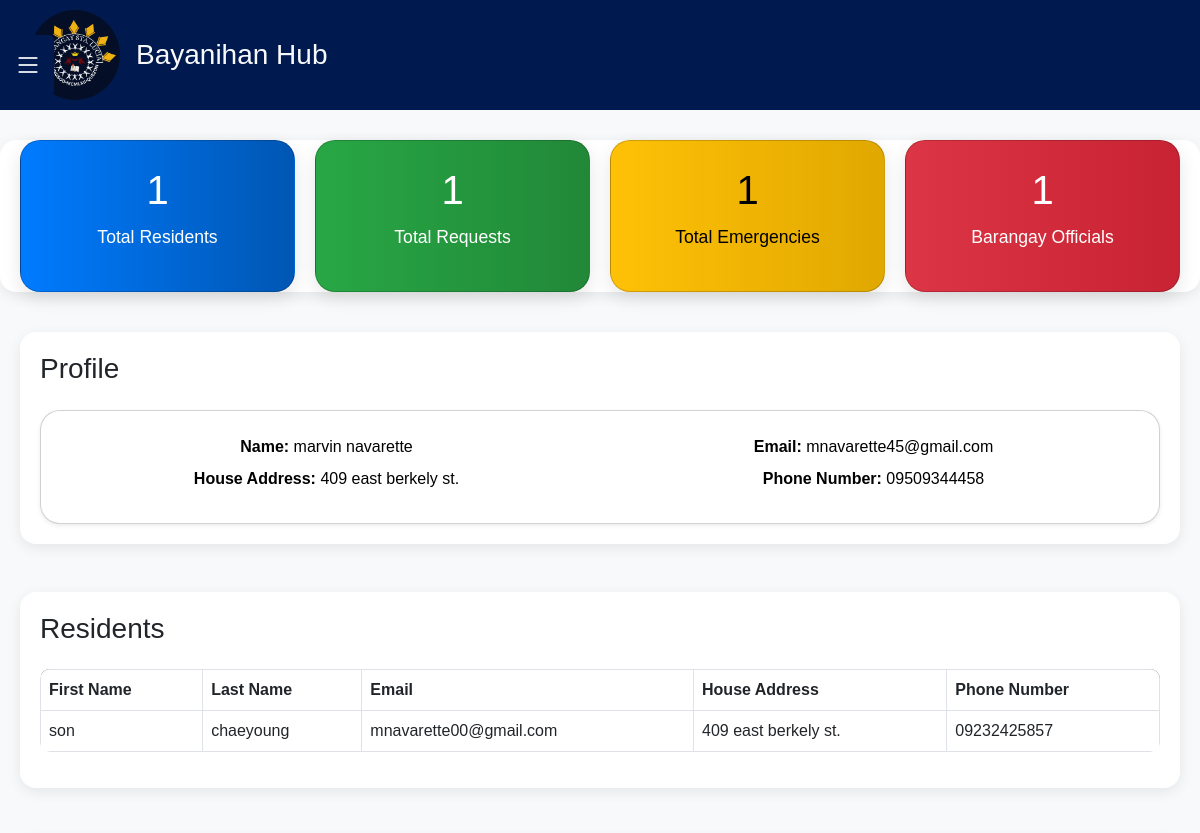
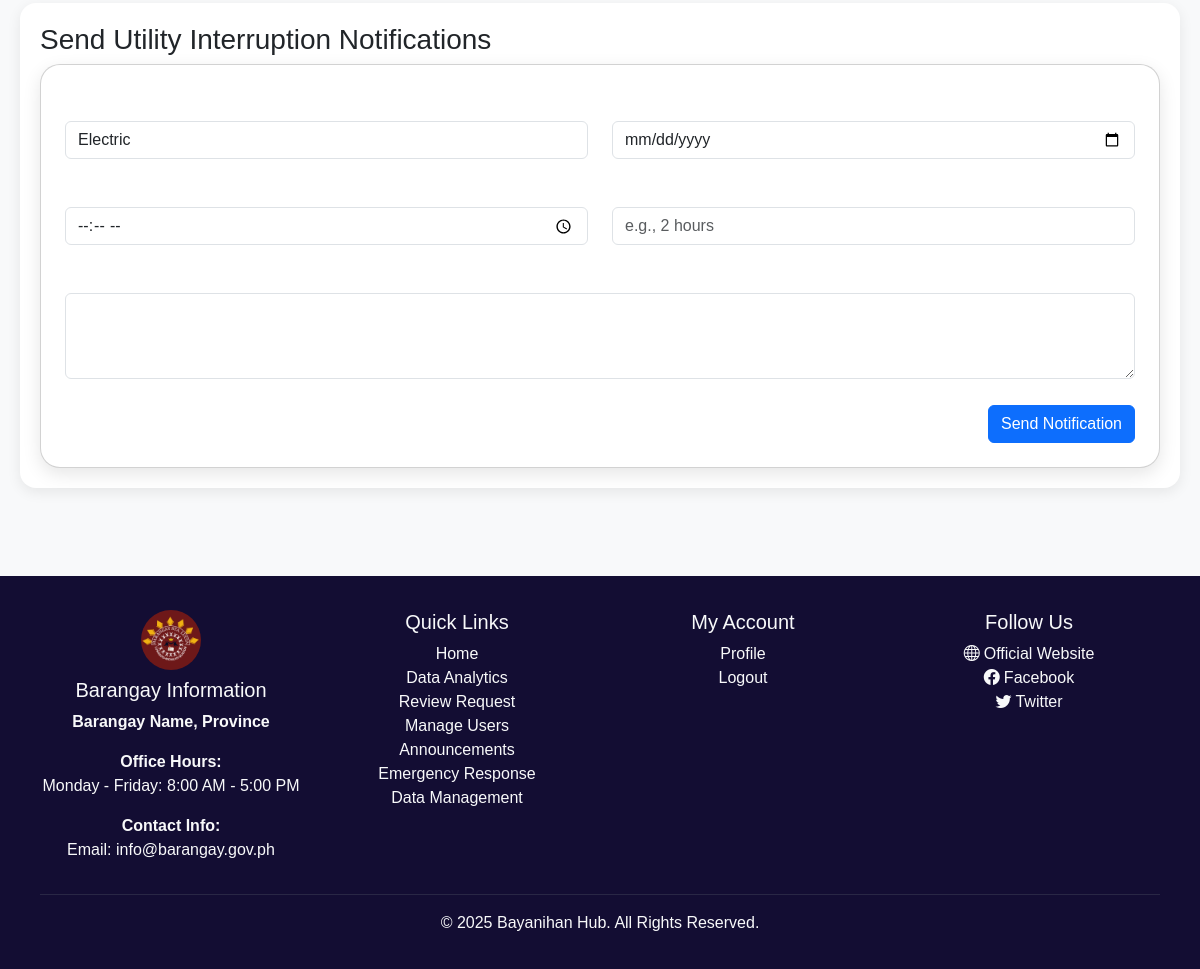
The app's page /frontEnd/frontEnd/frontEnd/baranggay/admin_dashboard.php (signed in) with its own data (2 pictures, top to bottom).
### tables this page shows
CREATE TABLE `users` (
  `user_id` int NOT NULL AUTO_INCREMENT,
  `role` enum('ADMIN','RESIDENT') DEFAULT NULL,
  `first_name` varchar(100) DEFAULT NULL,
  `middle_name` varchar(100) DEFAULT NULL,
  `last_name` varchar(100) DEFAULT NULL,
  `name_extension` varchar(10) DEFAULT NULL,
  `birthdate` date DEFAULT NULL,
  `civil_status` enum('Single','Married','Widowed','Separated','Divorced') NOT NULL,
  `gender` enum('Male','Female','LGBTQIA+') NOT NULL,
  `email` varchar(100) DEFAULT NULL,
  `phone_number` varchar(15) DEFAULT NULL,
  `occupation` varchar(100) DEFAULT NULL,
  `barangay` varchar(100) DEFAULT NULL,
  `profile_photo` varchar(255) DEFAULT 'default.jpg',
  `password` varchar(255) DEFAULT NULL,
  `created_at` timestamp NULL DEFAULT CURRENT_TIMESTAMP,
  `updated_at` timestamp NULL DEFAULT CURRENT_TIMESTAMP,
  `username` varchar(100) DEFAULT NULL,
  `residence_since` varchar(255) DEFAULT NULL,
  `house_address` varchar(255) DEFAULT NULL,
  `profile_image` varchar(255) DEFAULT NULL,
  `reset_token_hash` varchar(64) DEFAULT NULL,
  `reset_token_expires_at` datetime DEFAULT NULL,
  `show_verification` tinyint(1) DEFAULT '0',
  `verify_email` tinyint(1) DEFAULT '0',
  `verification_code` varchar(6) DEFAULT NULL,
  `is_verified` tinyint(1) DEFAULT NULL,
  PRIMARY KEY (`user_id`),
  UNIQUE KEY `phone_number` (`phone_number`),
  UNIQUE KEY `email` (`email`),
  UNIQUE KEY `reset_token_hash` (`reset_token_hash`)
);

### frontEnd/frontEnd/frontEnd/baranggay/admin_dashboard.php (the view, shortened to what this page needs)
<?php
include '../../db_connection.php';
$user_id = $_SESSION['user_id'] ?? null;
$user = null;
if ($user_id) {
    $query = "SELECT first_name, last_name, email, house_address, phone_number FROM users WHERE user_id = ?";
    $stmt = $con->prepare($query);
    $stmt->bind_param("i", $user_id);
    $stmt->execute();
    $result = $stmt->get_result();
    $user = $result->fetch_assoc();
}
$totalResidents = 0;
$totalRequests = 0;
$totalEmergencies = 0;
$totalOfficials = 0;
$residentQuery = "SELECT COUNT(*) AS total FROM users WHERE role = 'resident'";
$residentResult = $con->query($residentQuery);
if ($residentResult) {
    $totalResidents = $residentResult->fetch_assoc()['total'];
}
$requestQuery = "SELECT COUNT(*) AS total FROM requests";
$requestResult = $con->query($requestQuery);
if ($requestResult) {
    $totalRequests = $requestResult->fetch_assoc()['total'];
}
$emergencyQuery = "SELECT COUNT(*) AS total FROM emergency_reports";
$emergencyResult = $con->query($emergencyQuery);
if ($emergencyResult) {
    $totalEmergencies = $emergencyResult->fetch_assoc()['total'];
}
$officialsQuery = "SELECT COUNT(*) AS total FROM users WHERE role = 'admin'";
$officialsResult = $con->query($officialsQuery);
if ($officialsResult) {
    $totalOfficials = $officialsResult->fetch_assoc()['total'];
}
$residentsQuery = "SELECT first_name, last_name, email, house_address, phone_number FROM users WHERE role = 'resident'";
$residentsResult = $con->query($residentsQuery);
$residents = $residentsResult->fetch_all(MYSQLI_ASSOC);
?>
<!DOCTYPE html>
<html lang="en">
  <head>
    <link
      href="https://cdn.jsdelivr.net/npm/bootstrap@5.3.0/dist/css/bootstrap.min.css"
      rel="stylesheet"
    />
    <link
      rel="stylesheet"
      href="https://cdn.jsdelivr.net/npm/bootstrap-icons/font/bootstrap-icons.css"
    />
    <link rel="stylesheet" href="style.d.css" />
    <link rel="stylesheet" href="../public/css/home.css" />
  </head>
  <body>
<button class="toggle-btn" id="toggleBtn" onclick="toggleSidebar()"><i class="bi bi-list"></i></button>
<div class="text-light" style="background-color: #001a4f">
  <div class="container brand-header">
    <img src="../media/logo2.png" alt="Bayanihan Hub Logo" width="90" height="90" style="border-radius: 50%;" />
    <h3 class="mx-3 mt-2">Bayanihan Hub</h3>
  </div>
</div>
    <main>
      <section class="cards">
        <div class="card blue" onclick="showInfo('residents')">
        <h2 class="counter" id="totalResidents"><?php echo $totalResidents; ?></h2>
          <p>Total Residents</p>
        </div>
        <div class="card green" onclick="showInfo('requests')">
          <h2 id="totalRequests"><?php echo $totalRequests; ?></h2>
          <p>Total Requests</p>
        </div>
        <div class="card yellow" onclick="showInfo('emergencies')">
          <h2 id="totalEmergencies"><?php echo $totalEmergencies; ?></h2>
          <p>Total Emergencies</p>
        </div>
        <div class="card red" onclick="showInfo('officials')">
          <h2 id="totalOfficials"><?php echo $totalOfficials; ?></h2>
          <p>Barangay Officials</p>
        </div>
      </section>
      <section>
  <h3 class="mb-4">Profile</h3>
  <div class="card p-4 shadow-sm text-black">
    <div class="row">
      <div class="col-md-6 mb-2">
        <strong>Name:</strong> <?php echo htmlspecialchars($user['first_name'] . ' ' . $user['last_name']); ?>
      </div>
      <div class="col-md-6 mb-2">
        <strong>Email:</strong> <?php echo htmlspecialchars($user['email']); ?>
      </div>
      <div class="col-md-6 mb-2">
        <strong>House Address:</strong> <?php echo htmlspecialchars($user['house_address']); ?>
      </div>
      <div class="col-md-6 mb-2">
        <strong>Phone Number:</strong> <?php echo htmlspecialchars($user['phone_number']); ?>
      </div>
    </div>
  </div>
</section>
      <section class="mt-5">
        <h3>Residents</h3>
        <div class="residents-table-container">
          <table class="table table-bordered">
            <thead>
              <tr>
                <th>First Name</th>
                <th>Last Name</th>
                <th>Email</th>
                <th>House Address</th>
                <th>Phone Number</th>
              </tr>
            </thead>
            <tbody>
              <?php foreach ($residents as $resident): ?>
                <tr>
                  <td><?php echo htmlspecialchars($resident['first_name']); ?></td>
                  <td><?php echo htmlspecialchars($resident['last_name']); ?></td>
                  <td><?php echo htmlspecialchars($resident['email']); ?></td>
                  <td><?php echo htmlspecialchars($resident['house_address']); ?></td>
                  <td><?php echo htmlspecialchars($resident['phone_number']); ?></td>
                </tr>
              <?php endforeach; ?>
            </tbody>
          </table>
        </div>
      </section>
      <section class="mt-5">
        <h3>Send Utility Interruption Notifications</h3>
        <div class="card p-4">
          <form id="notificationForm" method="POST" action="send_notification.php">
            <div class="row mb-3">
              <div class="col-md-6">
                <label class="form-label">Type of Interruption *</label>
                <select class="form-control" name="type" required>
                  <option value="electric">Electric</option>
                </select>
              </div>
              <div class="col-md-6">
                <label class="form-label">Date *</label>
                <input type="date" class="form-control" name="date" required>
              </div>
            </div>
            <div class="row mb-3">
              <div class="col-md-6">
                <label class="form-label">Time *</label>
                <input type="time" class="form-control" name="time" required>
              </div>
              <div class="col-md-6">
                <label class="form-label">Duration *</label>
                <input type="text" class="form-control" name="duration" placeholder="e.g., 2 hours" required>
              </div>
            </div>
            <div class="row mb-3">
              <div class="col-md-12">
                <label class="form-label">Reason *</label>
                <textarea class="form-control" name="reason" rows="3" required></textarea>
              </div>
            </div>
            <div class="text-end">
              <button type="submit" class="btn btn-primary">Send Notification</button>
            </div>
          </form>
        </div>
      </section>
    </main>
    <footer class=" text-light py-4 mt-5">
  <div class="container">
    <div class="row">
      <div class="col-md-3">
        <img src="../media/logo.png" alt="Logo" width="60" height="60" class="mb-2 rounded-circle">
        <h5>Barangay Information</h5>
        <p><strong>Barangay Name, Province</strong></p>
        <p><strong>Office Hours:</strong><br>Monday - Friday: 8:00 AM - 5:00 PM</p>
        <p><strong>Contact Info:</strong><br>Email: info@barangay.gov.ph</p>
      </div>
      <div class="col-md-3">
        <h5>Quick Links</h5>
        <ul class="list-unstyled">
          <li><a href="admin_dashboard.php" class="text-light text-decoration-none">Home</a></li>
          <li><a href="data-analytics.php" class="text-light text-decoration-none">Data Analytics</a></li>
          <li><a href="reviewRequest.php" class="text-light text-decoration-none">Review Request</a></li>
          <li><a href="manageUsers.php" class="text-light text-decoration-none">Manage Users</a></li>
          <li><a href="announceManage.php" class="text-light text-decoration-none">Announcements</a></li>
          <li><a href="emergencyResponse.php" class="text-light text-decoration-none">Emergency Response</a></li>
          <li><a href="dbManage.php" class="text-light text-decoration-none">Data Management</a></li>
        </ul>
      </div>
      <div class="col-md-3">
        <h5>My Account</h5>
        <ul class="list-unstyled">
          <li><a href="accountInfo.php" class="text-light text-decoration-none">Profile</a></li>
          <li><a href="../login/signin.php" class="text-light text-decoration-none">Logout</a></li>
        </ul>
      </div>
      <div class="col-md-3">
        <h5>Follow Us</h5>
        <ul class="list-unstyled">
          <li><a href="#" class="text-light text-decoration-none"><i class="bi bi-globe me-1"></i>Official Website</a></li>
          <li><a href="#" class="text-light text-decoration-none"><i class="bi bi-facebook me-1"></i>Facebook</a></li>
          <li><a href="#" class="text-light text-decoration-none"><i class="bi bi-twitter me-1"></i>Twitter</a></li>
        </ul>
      </div>
    </div>
    <hr class="border-secondary my-3" />
    <p class="text-center mb-0">&copy; <?php echo date("Y"); ?> Bayanihan Hub. All Rights Reserved.</p>
  </div>
</footer>
  </body>
</html>

### frontEnd/frontEnd/frontEnd/baranggay/style.d.css (style rules this page uses)
body { margin: 0; font-family: Arial, sans-serif; background: #f4f4f4; }
.cards { display: flex; gap: 15px; margin: 20px 0; }
.card { flex: 1; padding: 20px; border-radius: 10px; color: white; box-shadow: 0 2px 5px rgba(0,0,0,0.1); cursor: pointer; transition: transform 0.2s, box-shadow 0.2s; }
.card.blue { background-color: #3498db; }
.card.green { background-color: #2ecc71; }
.card.yellow { background-color: #f1c40f; color: black; }
.card.red { background-color: #e74c3c; }
table { width: 100%; border-collapse: collapse; background: white; border-radius: 10px; overflow: hidden; }
thead { background-color: #2980b9; color: white; }
th, td { padding: 10px; text-align: left; border-bottom: 1px solid #ddd; }
button { padding: 6px 12px; margin-top: 10px; border: none; border-radius: 6px; background-color: #ecf0f1; cursor: pointer; font-weight: bold; transition: background-color 0.3s ease; }

### frontEnd/frontEnd/frontEnd/public/css/home.css (style rules this page uses)
body { background-color: #f8f9fa; }
.container { padding: 10px; border-radius: 10px; }
footer { background: #130d33; color: white; padding: 20px 0; text-align: center; }
.toggle-btn { position: fixed; top: 25px; left: 2px; background: #001a4f; color: white; border: none; padding: 10px 12px; font-size: 28px; cursor: pointer; z-index: 1000; transition: transform 0.3s ease-in-out; border-radius: 5px; }
.brand-header { display: flex; align-items: center; justify-content: start; padding: 10px 0; }

### frontEnd/frontEnd/frontEnd/baranggay/admin_dashboard.php (style rules this page uses)
html { height: 100%; }
body { min-height: 100%; display: flex; flex-direction: column; }
main { flex: 1; }
footer { margin-top: auto; background: #130d33; }
.residents-table-container { max-height: 300px; overflow-y: auto; }
.cards { display: grid; grid-template-columns: repeat(auto-fit, minmax(220px, 1fr)); gap: 20px; margin-top: 30px; padding: 0 20px; }
.card { padding: 25px; color: white; border-radius: 20px; box-shadow: 0 6px 18px rgba(0, 0, 0, 0.1); transition: transform 0.2s ease, box-shadow 0.2s ease; cursor: pointer; text-align: center; }
.card h2 { font-size: 2.5rem; margin-bottom: 10px; }
.card p { font-size: 1.1rem; }
.card.blue { background: linear-gradient(to right, #007bff, #0056b3); }
.card.green { background: linear-gradient(to right, #28a745, #218838); }
.card.yellow { background: linear-gradient(to right, #ffc107, #e0a800); color: #000; }
.card.red { background: linear-gradient(to right, #dc3545, #c82333); }
main section { margin: 40px 20px; padding: 20px; background: #ffffff; border-radius: 16px; box-shadow: 0 4px 14px rgba(0, 0, 0, 0.08); }
.residents-table-container { overflow-x: auto; }
.table { margin-top: 15px; }
.table thead { background-color: #001a4f; color: white; }
.form-label { font-weight: bold; }

### records on screen
users: first_name+last_name "marvin navarette", email "mnavarette45@gmail.com", house_address "409 east berkely st.", phone_number "09509344458"

### other values on screen
$totalResidents "1"
$totalRequests "1"
$totalEmergencies "1"
$totalOfficials "1"
$resident['first_name'] "son"
$resident['last_name'] "chaeyoung"
$resident['email'] "mnavarette00@gmail.com"
$resident['house_address'] "409 east berkely st."
$resident['phone_number'] "09232425857"
